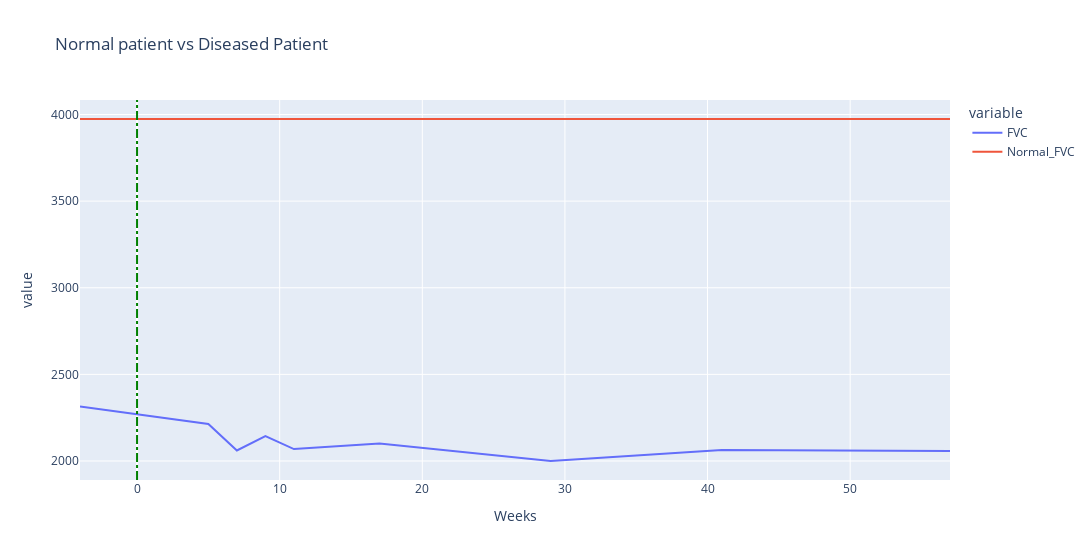

Notebook cell for this chart:
### Code cell
fig = px.line(first_patient,x="Weeks",y=['FVC','Normal_FVC'],title="Normal patient vs Diseased Patient", width=1100)
fig.update_layout(shapes=[
    dict(
      type= 'line',
      yref= 'paper', y0= 0, y1= 1,
      xref= 'x', x0= 0, x1= 0,
      line=dict(
                    color="Green",
                    width=2,
                    dash="dashdot",
                )
    )
])
fig.show()

### Figure 1 — Plotly figure (JSON) as saved in the notebook; plotly's stock layout.template omitted (floating-point values rounded to 4 significant figures)
{"data": [{"hovertemplate": "variable=FVC<br>Weeks=%{x}<br>value=%{y}<extra></extra>", "legendgroup": "FVC", "line": {"color": "#636efa", "dash": "solid"}, "mode": "lines", "name": "FVC", "orientation": "v", "showlegend": true, "type": "scatter", "x": [-4, 5, 7, 9, 11, 17, 29, 41, 57], "xaxis": "x", "y": [2315, 2214, 2061, 2144, 2069, 2101, 2000, 2064, 2057], "yaxis": "y"}, {"hovertemplate": "variable=Normal_FVC<br>Weeks=%{x}<br>value=%{y}<extra></extra>", "legendgroup": "Normal_FVC", "line": {"color": "#EF553B", "dash": "solid"}, "mode": "lines", "name": "Normal_FVC", "orientation": "v", "showlegend": true, "type": "scatter", "x": [-4, 5, 7, 9, 11, 17, 29, 41, 57], "xaxis": "x", "y": [3974.0, 3974.0, 3974.0, 3974.0, 3974.0, 3974.0, 3974.0, 3974.0, 3974.0], "yaxis": "y"}], "layout": {"legend": {"title": {"text": "variable"}, "tracegroupgap": 0}, "shapes": [{"line": {"color": "Green", "dash": "dashdot", "width": 2}, "type": "line", "x0": 0, "x1": 0, "xref": "x", "y0": 0, "y1": 1, "yref": "paper"}], "title": {"text": "Normal patient vs Diseased Patient"}, "width": 1100, "xaxis": {"anchor": "y", "domain": [0, 1], "title": {"text": "Weeks"}}, "yaxis": {"anchor": "x", "domain": [0, 1], "title": {"text": "value"}}}}
